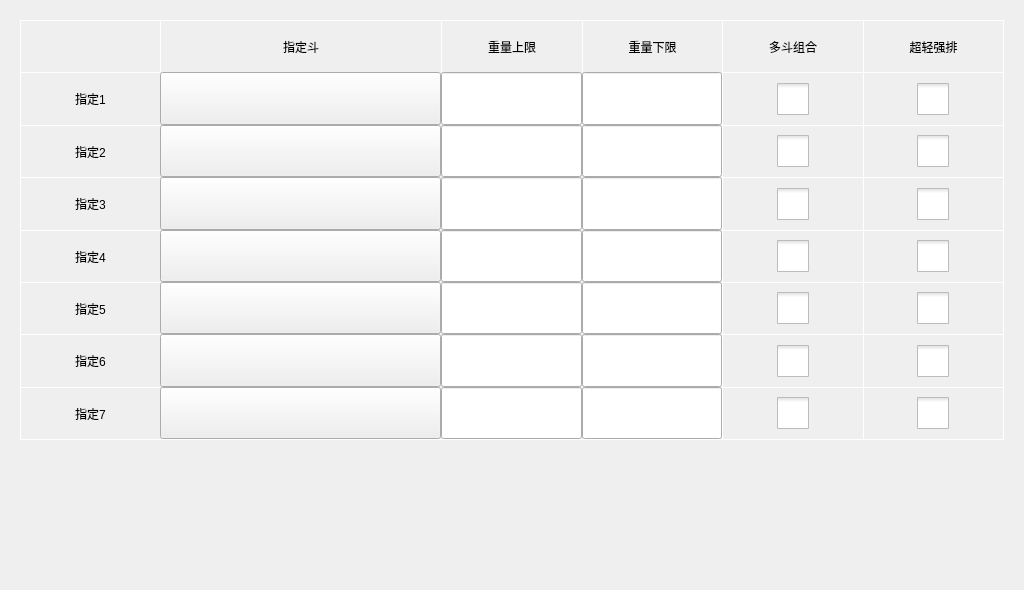
<?xml version="1.0" encoding="UTF-8"?>
<ui version="4.0">
 <class>FormMenuPSetSpecify</class>
 <widget class="QWidget" name="FormMenuPSetSpecify">
  <property name="geometry">
   <rect>
    <x>0</x>
    <y>0</y>
    <width>1024</width>
    <height>590</height>
   </rect>
  </property>
  <property name="windowTitle">
   <string>FormMenuPSetSpecify</string>
  </property>
  <widget class="QWidget" name="widget" native="true">
   <property name="geometry">
    <rect>
     <x>20</x>
     <y>20</y>
     <width>984</width>
     <height>420</height>
    </rect>
   </property>
   <property name="styleSheet">
    <string notr="true">QLabel, QCheckBox {
border-left: 1px solid white;
border-top: 1px solid white;
}
.QWidget {
border-right: 1px solid white;
border-bottom: 1px solid white;
}
QCheckBox::indicator {
subcontrol-position: center center;
width: 32px;
height: 32px;
}
QPushButton {
font-size: 18px;
}
QPushButton:enabled {
color: blue;
}</string>
   </property>
   <layout class="QGridLayout" name="gridLayout" columnstretch="1,2,1,1,1,1">
    <property name="leftMargin">
     <number>0</number>
    </property>
    <property name="topMargin">
     <number>0</number>
    </property>
    <property name="rightMargin">
     <number>1</number>
    </property>
    <property name="bottomMargin">
     <number>1</number>
    </property>
    <property name="spacing">
     <number>0</number>
    </property>
    <item row="0" column="0">
     <widget class="QLabel" name="lab_0">
      <property name="text">
       <string/>
      </property>
      <property name="alignment">
       <set>Qt::AlignCenter</set>
      </property>
      <property name="margin">
       <number>3</number>
      </property>
     </widget>
    </item>
    <item row="0" column="1">
     <widget class="QLabel" name="lab_1">
      <property name="whatsThis">
       <string>指定斗?</string>
      </property>
      <property name="text">
       <string>指定斗</string>
      </property>
      <property name="alignment">
       <set>Qt::AlignCenter</set>
      </property>
      <property name="margin">
       <number>3</number>
      </property>
     </widget>
    </item>
    <item row="0" column="2">
     <widget class="QLabel" name="lab_2">
      <property name="whatsThis">
       <string>重量上限?</string>
      </property>
      <property name="text">
       <string>重量上限</string>
      </property>
      <property name="alignment">
       <set>Qt::AlignCenter</set>
      </property>
      <property name="margin">
       <number>3</number>
      </property>
     </widget>
    </item>
    <item row="0" column="3">
     <widget class="QLabel" name="lab_3">
      <property name="whatsThis">
       <string>重量下限?</string>
      </property>
      <property name="text">
       <string>重量下限</string>
      </property>
      <property name="alignment">
       <set>Qt::AlignCenter</set>
      </property>
      <property name="margin">
       <number>3</number>
      </property>
     </widget>
    </item>
    <item row="0" column="4">
     <widget class="QLabel" name="lab_4">
      <property name="text">
       <string>多斗组合</string>
      </property>
      <property name="alignment">
       <set>Qt::AlignCenter</set>
      </property>
      <property name="margin">
       <number>3</number>
      </property>
     </widget>
    </item>
    <item row="0" column="5">
     <widget class="QLabel" name="lab_5">
      <property name="text">
       <string>超轻强排</string>
      </property>
      <property name="alignment">
       <set>Qt::AlignCenter</set>
      </property>
      <property name="margin">
       <number>3</number>
      </property>
     </widget>
    </item>
    <item row="1" column="0">
     <widget class="QLabel" name="lab_zd_1">
      <property name="text">
       <string>指定1</string>
      </property>
      <property name="alignment">
       <set>Qt::AlignCenter</set>
      </property>
      <property name="margin">
       <number>3</number>
      </property>
     </widget>
    </item>
    <item row="1" column="2">
     <widget class="QLineEdit" name="zlsx_1">
      <property name="sizePolicy">
       <sizepolicy hsizetype="Ignored" vsizetype="Preferred">
        <horstretch>0</horstretch>
        <verstretch>0</verstretch>
       </sizepolicy>
      </property>
      <property name="alignment">
       <set>Qt::AlignCenter</set>
      </property>
     </widget>
    </item>
    <item row="1" column="3">
     <widget class="QLineEdit" name="zlxx_1">
      <property name="sizePolicy">
       <sizepolicy hsizetype="Ignored" vsizetype="Preferred">
        <horstretch>0</horstretch>
        <verstretch>0</verstretch>
       </sizepolicy>
      </property>
      <property name="alignment">
       <set>Qt::AlignCenter</set>
      </property>
     </widget>
    </item>
    <item row="2" column="0">
     <widget class="QLabel" name="lab_zd_2">
      <property name="text">
       <string>指定2</string>
      </property>
      <property name="alignment">
       <set>Qt::AlignCenter</set>
      </property>
      <property name="margin">
       <number>3</number>
      </property>
     </widget>
    </item>
    <item row="2" column="2">
     <widget class="QLineEdit" name="zlsx_2">
      <property name="sizePolicy">
       <sizepolicy hsizetype="Ignored" vsizetype="Preferred">
        <horstretch>0</horstretch>
        <verstretch>0</verstretch>
       </sizepolicy>
      </property>
      <property name="alignment">
       <set>Qt::AlignCenter</set>
      </property>
     </widget>
    </item>
    <item row="2" column="3">
     <widget class="QLineEdit" name="zlxx_2">
      <property name="sizePolicy">
       <sizepolicy hsizetype="Ignored" vsizetype="Preferred">
        <horstretch>0</horstretch>
        <verstretch>0</verstretch>
       </sizepolicy>
      </property>
      <property name="alignment">
       <set>Qt::AlignCenter</set>
      </property>
     </widget>
    </item>
    <item row="3" column="0">
     <widget class="QLabel" name="lab_zd_3">
      <property name="text">
       <string>指定3</string>
      </property>
      <property name="alignment">
       <set>Qt::AlignCenter</set>
      </property>
      <property name="margin">
       <number>3</number>
      </property>
     </widget>
    </item>
    <item row="3" column="2">
     <widget class="QLineEdit" name="zlsx_3">
      <property name="sizePolicy">
       <sizepolicy hsizetype="Ignored" vsizetype="Preferred">
        <horstretch>0</horstretch>
        <verstretch>0</verstretch>
       </sizepolicy>
      </property>
      <property name="alignment">
       <set>Qt::AlignCenter</set>
      </property>
     </widget>
    </item>
    <item row="3" column="3">
     <widget class="QLineEdit" name="zlxx_3">
      <property name="sizePolicy">
       <sizepolicy hsizetype="Ignored" vsizetype="Preferred">
        <horstretch>0</horstretch>
        <verstretch>0</verstretch>
       </sizepolicy>
      </property>
      <property name="alignment">
       <set>Qt::AlignCenter</set>
      </property>
     </widget>
    </item>
    <item row="4" column="0">
     <widget class="QLabel" name="lab_zd_4">
      <property name="text">
       <string>指定4</string>
      </property>
      <property name="alignment">
       <set>Qt::AlignCenter</set>
      </property>
      <property name="margin">
       <number>3</number>
      </property>
     </widget>
    </item>
    <item row="4" column="2">
     <widget class="QLineEdit" name="zlsx_4">
      <property name="sizePolicy">
       <sizepolicy hsizetype="Ignored" vsizetype="Preferred">
        <horstretch>0</horstretch>
        <verstretch>0</verstretch>
       </sizepolicy>
      </property>
      <property name="alignment">
       <set>Qt::AlignCenter</set>
      </property>
     </widget>
    </item>
    <item row="4" column="3">
     <widget class="QLineEdit" name="zlxx_4">
      <property name="sizePolicy">
       <sizepolicy hsizetype="Ignored" vsizetype="Preferred">
        <horstretch>0</horstretch>
        <verstretch>0</verstretch>
       </sizepolicy>
      </property>
      <property name="alignment">
       <set>Qt::AlignCenter</set>
      </property>
     </widget>
    </item>
    <item row="5" column="0">
     <widget class="QLabel" name="lab_zd_5">
      <property name="text">
       <string>指定5</string>
      </property>
      <property name="alignment">
       <set>Qt::AlignCenter</set>
      </property>
      <property name="margin">
       <number>3</number>
      </property>
     </widget>
    </item>
    <item row="5" column="2">
     <widget class="QLineEdit" name="zlsx_5">
      <property name="sizePolicy">
       <sizepolicy hsizetype="Ignored" vsizetype="Preferred">
        <horstretch>0</horstretch>
        <verstretch>0</verstretch>
       </sizepolicy>
      </property>
      <property name="alignment">
       <set>Qt::AlignCenter</set>
      </property>
     </widget>
    </item>
    <item row="5" column="3">
     <widget class="QLineEdit" name="zlxx_5">
      <property name="sizePolicy">
       <sizepolicy hsizetype="Ignored" vsizetype="Preferred">
        <horstretch>0</horstretch>
        <verstretch>0</verstretch>
       </sizepolicy>
      </property>
      <property name="alignment">
       <set>Qt::AlignCenter</set>
      </property>
     </widget>
    </item>
    <item row="6" column="0">
     <widget class="QLabel" name="lab_zd_6">
      <property name="text">
       <string>指定6</string>
      </property>
      <property name="alignment">
       <set>Qt::AlignCenter</set>
      </property>
      <property name="margin">
       <number>3</number>
      </property>
     </widget>
    </item>
    <item row="6" column="2">
     <widget class="QLineEdit" name="zlsx_6">
      <property name="sizePolicy">
       <sizepolicy hsizetype="Ignored" vsizetype="Preferred">
        <horstretch>0</horstretch>
        <verstretch>0</verstretch>
       </sizepolicy>
      </property>
      <property name="alignment">
       <set>Qt::AlignCenter</set>
      </property>
     </widget>
    </item>
    <item row="6" column="3">
     <widget class="QLineEdit" name="zlxx_6">
      <property name="sizePolicy">
       <sizepolicy hsizetype="Ignored" vsizetype="Preferred">
        <horstretch>0</horstretch>
        <verstretch>0</verstretch>
       </sizepolicy>
      </property>
      <property name="alignment">
       <set>Qt::AlignCenter</set>
      </property>
     </widget>
    </item>
    <item row="7" column="0">
     <widget class="QLabel" name="lab_zd_7">
      <property name="text">
       <string>指定7</string>
      </property>
      <property name="alignment">
       <set>Qt::AlignCenter</set>
      </property>
      <property name="margin">
       <number>3</number>
      </property>
     </widget>
    </item>
    <item row="7" column="2">
     <widget class="QLineEdit" name="zlsx_7">
      <property name="sizePolicy">
       <sizepolicy hsizetype="Ignored" vsizetype="Preferred">
        <horstretch>0</horstretch>
        <verstretch>0</verstretch>
       </sizepolicy>
      </property>
      <property name="alignment">
       <set>Qt::AlignCenter</set>
      </property>
     </widget>
    </item>
    <item row="7" column="3">
     <widget class="QLineEdit" name="zlxx_7">
      <property name="sizePolicy">
       <sizepolicy hsizetype="Ignored" vsizetype="Preferred">
        <horstretch>0</horstretch>
        <verstretch>0</verstretch>
       </sizepolicy>
      </property>
      <property name="alignment">
       <set>Qt::AlignCenter</set>
      </property>
     </widget>
    </item>
    <item row="1" column="4">
     <widget class="CheckBox" name="ddzh_1">
      <property name="sizePolicy">
       <sizepolicy hsizetype="Preferred" vsizetype="Preferred">
        <horstretch>0</horstretch>
        <verstretch>0</verstretch>
       </sizepolicy>
      </property>
      <property name="text">
       <string/>
      </property>
     </widget>
    </item>
    <item row="2" column="4">
     <widget class="CheckBox" name="ddzh_2">
      <property name="sizePolicy">
       <sizepolicy hsizetype="Preferred" vsizetype="Preferred">
        <horstretch>0</horstretch>
        <verstretch>0</verstretch>
       </sizepolicy>
      </property>
      <property name="text">
       <string/>
      </property>
     </widget>
    </item>
    <item row="3" column="4">
     <widget class="CheckBox" name="ddzh_3">
      <property name="sizePolicy">
       <sizepolicy hsizetype="Preferred" vsizetype="Preferred">
        <horstretch>0</horstretch>
        <verstretch>0</verstretch>
       </sizepolicy>
      </property>
      <property name="text">
       <string/>
      </property>
     </widget>
    </item>
    <item row="4" column="4">
     <widget class="CheckBox" name="ddzh_4">
      <property name="sizePolicy">
       <sizepolicy hsizetype="Preferred" vsizetype="Preferred">
        <horstretch>0</horstretch>
        <verstretch>0</verstretch>
       </sizepolicy>
      </property>
      <property name="text">
       <string/>
      </property>
     </widget>
    </item>
    <item row="5" column="4">
     <widget class="CheckBox" name="ddzh_5">
      <property name="sizePolicy">
       <sizepolicy hsizetype="Preferred" vsizetype="Preferred">
        <horstretch>0</horstretch>
        <verstretch>0</verstretch>
       </sizepolicy>
      </property>
      <property name="text">
       <string/>
      </property>
     </widget>
    </item>
    <item row="6" column="4">
     <widget class="CheckBox" name="ddzh_6">
      <property name="sizePolicy">
       <sizepolicy hsizetype="Preferred" vsizetype="Preferred">
        <horstretch>0</horstretch>
        <verstretch>0</verstretch>
       </sizepolicy>
      </property>
      <property name="text">
       <string/>
      </property>
     </widget>
    </item>
    <item row="7" column="4">
     <widget class="CheckBox" name="ddzh_7">
      <property name="sizePolicy">
       <sizepolicy hsizetype="Preferred" vsizetype="Preferred">
        <horstretch>0</horstretch>
        <verstretch>0</verstretch>
       </sizepolicy>
      </property>
      <property name="text">
       <string/>
      </property>
     </widget>
    </item>
    <item row="1" column="5">
     <widget class="CheckBox" name="cqqp_1">
      <property name="sizePolicy">
       <sizepolicy hsizetype="Preferred" vsizetype="Preferred">
        <horstretch>0</horstretch>
        <verstretch>0</verstretch>
       </sizepolicy>
      </property>
      <property name="text">
       <string/>
      </property>
     </widget>
    </item>
    <item row="2" column="5">
     <widget class="CheckBox" name="cqqp_2">
      <property name="sizePolicy">
       <sizepolicy hsizetype="Preferred" vsizetype="Preferred">
        <horstretch>0</horstretch>
        <verstretch>0</verstretch>
       </sizepolicy>
      </property>
      <property name="text">
       <string/>
      </property>
     </widget>
    </item>
    <item row="3" column="5">
     <widget class="CheckBox" name="cqqp_3">
      <property name="sizePolicy">
       <sizepolicy hsizetype="Preferred" vsizetype="Preferred">
        <horstretch>0</horstretch>
        <verstretch>0</verstretch>
       </sizepolicy>
      </property>
      <property name="text">
       <string/>
      </property>
     </widget>
    </item>
    <item row="4" column="5">
     <widget class="CheckBox" name="cqqp_4">
      <property name="sizePolicy">
       <sizepolicy hsizetype="Preferred" vsizetype="Preferred">
        <horstretch>0</horstretch>
        <verstretch>0</verstretch>
       </sizepolicy>
      </property>
      <property name="text">
       <string/>
      </property>
     </widget>
    </item>
    <item row="5" column="5">
     <widget class="CheckBox" name="cqqp_5">
      <property name="sizePolicy">
       <sizepolicy hsizetype="Preferred" vsizetype="Preferred">
        <horstretch>0</horstretch>
        <verstretch>0</verstretch>
       </sizepolicy>
      </property>
      <property name="text">
       <string/>
      </property>
     </widget>
    </item>
    <item row="6" column="5">
     <widget class="CheckBox" name="cqqp_6">
      <property name="sizePolicy">
       <sizepolicy hsizetype="Preferred" vsizetype="Preferred">
        <horstretch>0</horstretch>
        <verstretch>0</verstretch>
       </sizepolicy>
      </property>
      <property name="text">
       <string/>
      </property>
     </widget>
    </item>
    <item row="7" column="5">
     <widget class="CheckBox" name="cqqp_7">
      <property name="sizePolicy">
       <sizepolicy hsizetype="Preferred" vsizetype="Preferred">
        <horstretch>0</horstretch>
        <verstretch>0</verstretch>
       </sizepolicy>
      </property>
      <property name="text">
       <string/>
      </property>
     </widget>
    </item>
    <item row="1" column="1">
     <widget class="QPushButton" name="zdd_1">
      <property name="sizePolicy">
       <sizepolicy hsizetype="Preferred" vsizetype="Preferred">
        <horstretch>0</horstretch>
        <verstretch>0</verstretch>
       </sizepolicy>
      </property>
      <property name="text">
       <string/>
      </property>
     </widget>
    </item>
    <item row="2" column="1">
     <widget class="QPushButton" name="zdd_2">
      <property name="sizePolicy">
       <sizepolicy hsizetype="Preferred" vsizetype="Preferred">
        <horstretch>0</horstretch>
        <verstretch>0</verstretch>
       </sizepolicy>
      </property>
      <property name="text">
       <string/>
      </property>
     </widget>
    </item>
    <item row="3" column="1">
     <widget class="QPushButton" name="zdd_3">
      <property name="sizePolicy">
       <sizepolicy hsizetype="Preferred" vsizetype="Preferred">
        <horstretch>0</horstretch>
        <verstretch>0</verstretch>
       </sizepolicy>
      </property>
      <property name="text">
       <string/>
      </property>
     </widget>
    </item>
    <item row="4" column="1">
     <widget class="QPushButton" name="zdd_4">
      <property name="sizePolicy">
       <sizepolicy hsizetype="Preferred" vsizetype="Preferred">
        <horstretch>0</horstretch>
        <verstretch>0</verstretch>
       </sizepolicy>
      </property>
      <property name="text">
       <string/>
      </property>
     </widget>
    </item>
    <item row="5" column="1">
     <widget class="QPushButton" name="zdd_5">
      <property name="sizePolicy">
       <sizepolicy hsizetype="Preferred" vsizetype="Preferred">
        <horstretch>0</horstretch>
        <verstretch>0</verstretch>
       </sizepolicy>
      </property>
      <property name="text">
       <string/>
      </property>
     </widget>
    </item>
    <item row="6" column="1">
     <widget class="QPushButton" name="zdd_6">
      <property name="sizePolicy">
       <sizepolicy hsizetype="Preferred" vsizetype="Preferred">
        <horstretch>0</horstretch>
        <verstretch>0</verstretch>
       </sizepolicy>
      </property>
      <property name="text">
       <string/>
      </property>
     </widget>
    </item>
    <item row="7" column="1">
     <widget class="QPushButton" name="zdd_7">
      <property name="sizePolicy">
       <sizepolicy hsizetype="Preferred" vsizetype="Preferred">
        <horstretch>0</horstretch>
        <verstretch>0</verstretch>
       </sizepolicy>
      </property>
      <property name="text">
       <string/>
      </property>
     </widget>
    </item>
   </layout>
  </widget>
 </widget>
 <customwidgets>
  <customwidget>
   <class>CheckBox</class>
   <extends>QCheckBox</extends>
   <header>CheckBox.h</header>
  </customwidget>
 </customwidgets>
 <resources/>
 <connections/>
</ui>
